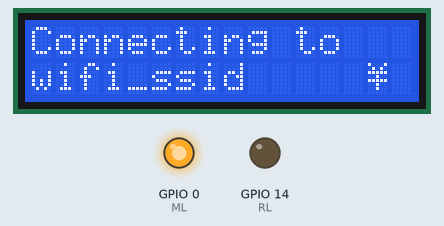
Bench run of a sketch on a simulated ESP8266 (NodeMCU). Shown: 16×2 character LCD, output pins drawn as LEDs (lit = HIGH). WiFi joins after 1.5 s; servers stay silent unless stated; no MQTT or app messages arrive unless stated; what the sketch prints to the serial monitor is not drawn.

Above: at 0.7 s.
At 1.2 s:
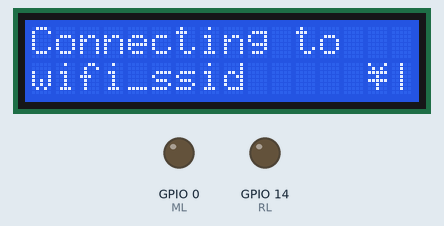
At 1.7 s:
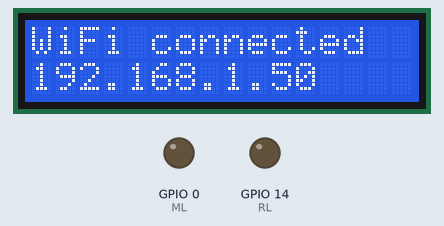
At 3.7 s:
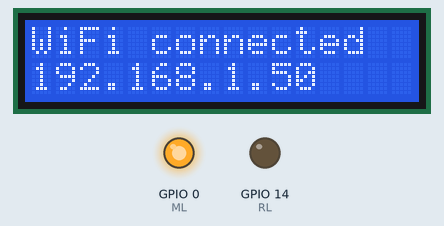
Timing chart, 0 to 5.2 s (numbered marks = the images above):
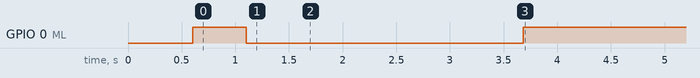

Measured:
- by itself, GPIO 0 (ML): HIGH → LOW at 1.1 s, → HIGH 2.6 s later
- what the display in image 0 shows lasts 0.5 s, from 0.6 s to 1.1 s

The sketch:

door_controler.ino
```cpp
/*
This program allows for wireless control of a garage door.
It uses HA(home-assistant) for the control and automation, using MQTT as a broker between home-assistant and the ESP
The 'button' press to trigger the door is handled using a script in HA, that sends an 'on' payload then 1 second later and 'off' payload
*/

//libraries//
#include <LiquidCrystal_I2C.h>
#include <ESP8266WiFi.h>
#include <PubSubClient.h>

//circuit info//
const byte RL = 14;
const byte ML = 0;
LiquidCrystal_I2C lcd(0x27, 16, 2);

//wifi info//
const char* ssid = "wifi_ssid";
const char* password = "wifi_password";
WiFiClient espClient;

//MQTT info//
const char* mqtt_server = "MQTT_ip";
PubSubClient client(espClient);
String garage_door;
String strTopic;
String strPayload;
String door_trig = "ha/garage/door";

//WIFI Setup///
void setup_wifi() {

  delay(10);
  Serial.print("Connecting to ");
  Serial.println(ssid);
  lcd.clear();
  lcd.setCursor(0, 0);
  lcd.print("Connecting to ");
  lcd.setCursor(0, 1);
  lcd.print(ssid);

  WiFi.begin(ssid, password);

  while (WiFi.status() != WL_CONNECTED)
  {
    delay(500);
    Serial.print(".");
    lcd.setCursor(14, 1);
    lcd.print("\\");
    digitalWrite(ML, HIGH);
    delay(500);
    Serial.print(".");
    lcd.print("|");
    digitalWrite(ML, LOW);
    delay(500);
    Serial.print(".");
    lcd.print("/");
  }

  Serial.println("");
  Serial.println("WiFi connected");
  Serial.println("IP address: ");
  Serial.println(WiFi.localIP());
  lcd.clear();
  lcd.setCursor(0, 0);
  lcd.print("WiFi connected");
  lcd.setCursor(0, 1);
  lcd.print(WiFi.localIP());
  delay(2000);
}

//MQTT function//
void callback(char* topic, byte* payload, unsigned int length) {
  payload[length] = '\0';
  strTopic = String((char*)topic);
  if (strTopic == door_trig)
  {
    garage_door = String((char*)payload);
    if (garage_door == "on")
    {
      Serial.println("Active");
      lcd.clear();
      lcd.print("Door Active");
      digitalWrite(RL, HIGH);
    }
    else
    {
      Serial.println("off");
      digitalWrite(RL, LOW);
      lcd.clear();
      lcd.print("Door Inactive");
    }
  }
}

//Wifi and MQTT reconnect  function//
void reconnect() {
  while (!client.connected()) {
    Serial.print("Attempting MQTT connection...");
    if (client.connect("arduinoClient")) {
      Serial.println("connected");
      client.subscribe("ha/#");
    } else {
      Serial.print("failed, state=");
      Serial.print(client.state());
      Serial.println(" try again in 5 seconds");
      delay(5000);
    }
  }
}


void setup() {
  lcd.begin();
  pinMode(RL, OUTPUT);
  pinMode(ML, OUTPUT);
  Serial.begin(9600);
  setup_wifi();
  client.setServer(mqtt_server, 1883);
  client.setCallback(callback);
}

void loop() {
  if (!client.connected()) {
    reconnect();
  }
  if (client.connected() == true) {
    digitalWrite(ML, HIGH);
  }
      if (client.connected()==false){
    digitalWrite(ML,LOW);
  }
  client.loop();
}
```
